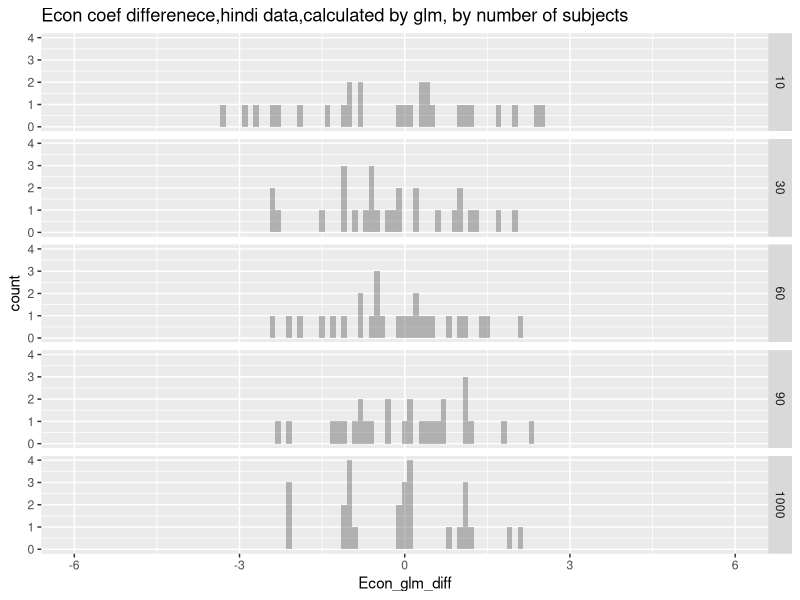
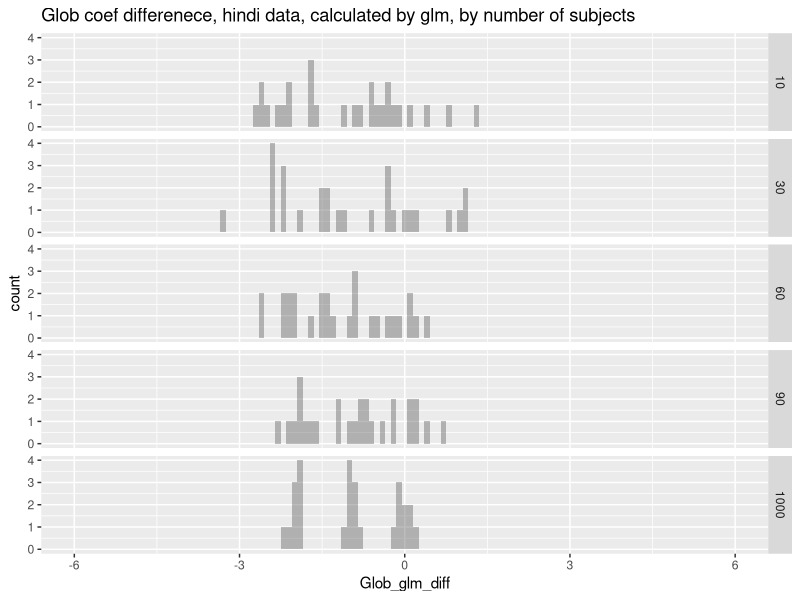
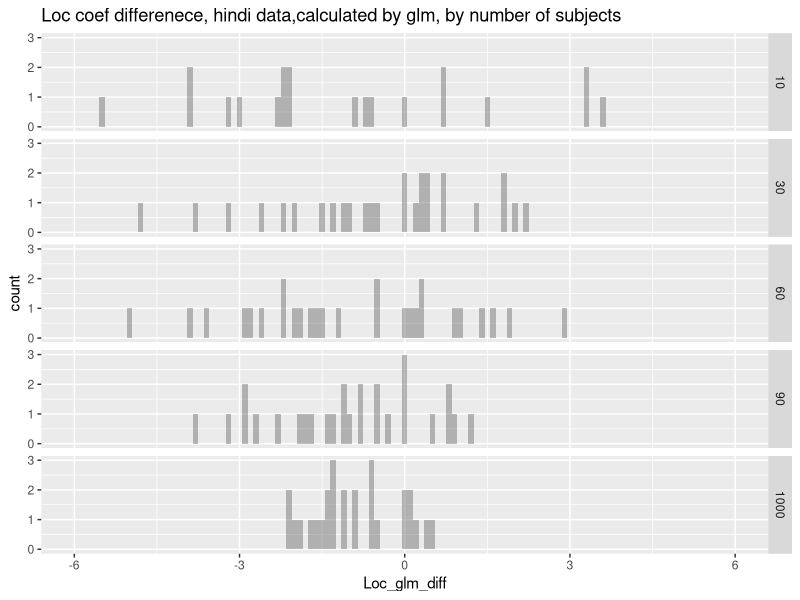
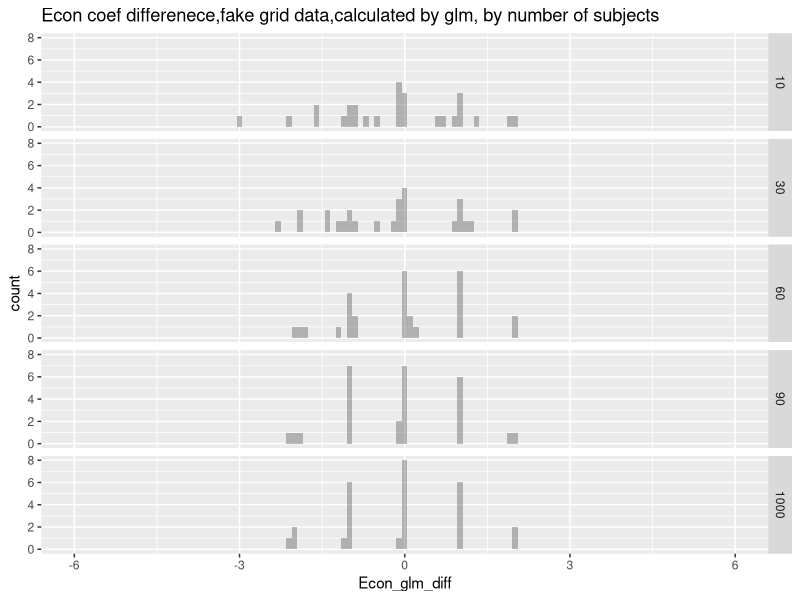
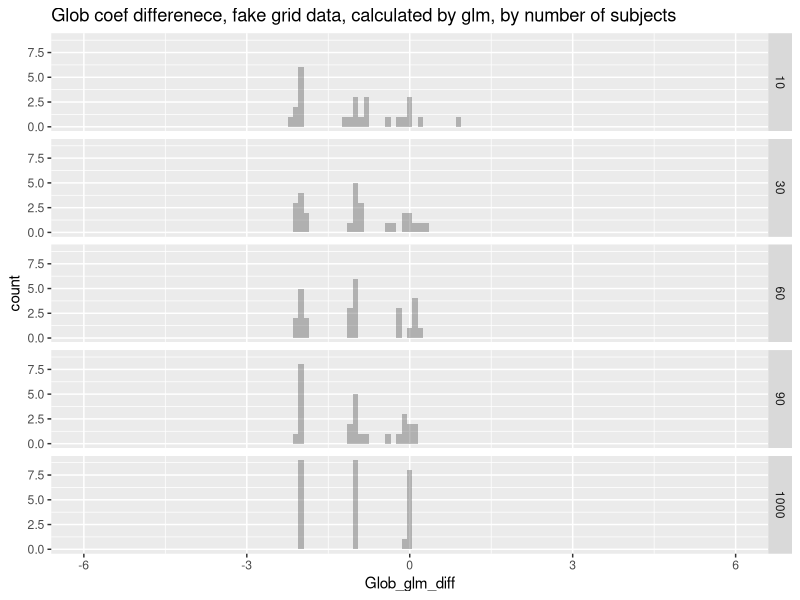
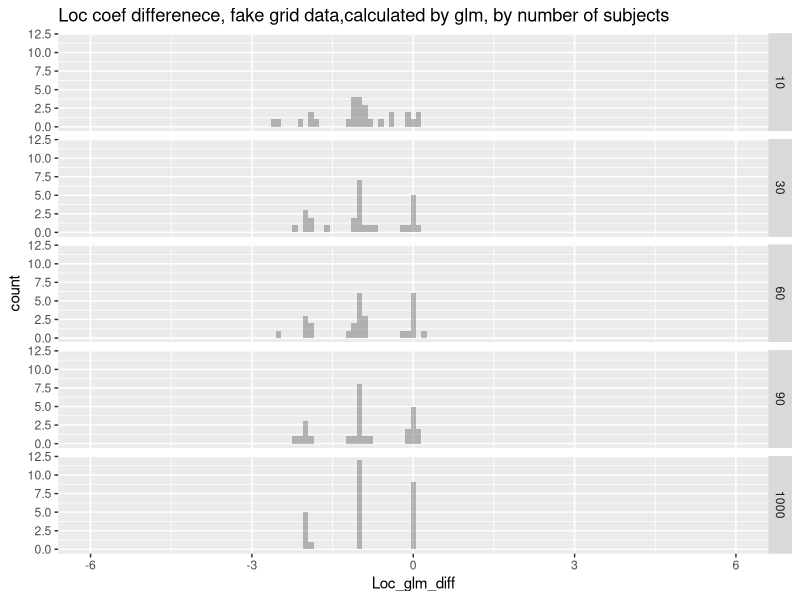

Source code (R) for these figures, in order:
## ---- chunk 1
knitr::opts_chunk$set(echo=FALSE, warning=FALSE, message=FALSE)
## ---- chunk 2

#read in data and hard code number of subjects (specific to data instance)


hindi_dinst1<-readr::read_csv("corr_master_hindi_dinst1.csv")
  hindi_dinst1$numsubjs<-30
hindi_dinst2<-readr::read_csv("corr_master_hindi_dinst2.csv")
  hindi_dinst2$numsubjs<-30
hindi_dinst3<-readr::read_csv("corr_master_hindi_dinst3.csv")
  hindi_dinst3$numsubjs<-60
hindi_dinst4<-readr::read_csv("corr_master_hindi_dinst4.csv")
  hindi_dinst4$numsubjs <- 90
hindi_dinst5<-readr::read_csv("corr_master_hindi_dinst5.csv")
  hindi_dinst5$numsubjs<- 10
hindi_dinst6<-readr::read_csv("corr_master_hindi_dinst6.csv")
  hindi_dinst6$numsubjs<- 1000

  #skipping 2 so that have equal numbers of each 
hindi_for_hists<-dplyr::bind_rows(hindi_dinst1,
                                  hindi_dinst3,
                                  hindi_dinst4,
                                  hindi_dinst5,
                                  hindi_dinst6)


library(ggplot2)
Econ_hist <- ggplot2::ggplot(hindi_for_hists, aes(x = Econ_glm_diff)) +
  geom_histogram(binwidth = .1,position="identity", alpha = 0.4)+
  scale_x_continuous(limits = c(-6,6))+
  ggtitle("Econ coef differenece,hindi data,calculated by glm, by number of subjects")+
  facet_grid(numsubjs ~ .)
Econ_hist


Glob_hist <- ggplot2::ggplot(hindi_for_hists, aes(x = Glob_glm_diff)) +
  geom_histogram(binwidth = .1,position="identity", alpha = 0.4)+
  scale_x_continuous(limits = c(-6,6))+
  ggtitle("Glob coef differenece, hindi data, calculated by glm, by number of subjects")+
  facet_grid(numsubjs ~ .)
Glob_hist

Loc_hist <- ggplot2::ggplot(hindi_for_hists, aes(x = Loc_glm_diff)) +
  geom_histogram(binwidth = .1,position="identity", alpha = 0.4)+
  scale_x_continuous(limits = c(-6,6))+
  ggtitle("Loc coef differenece, hindi data,calculated by glm, by number of subjects")+
  facet_grid(numsubjs ~ .)
Loc_hist

## ---- chunk 3
fake_grid_dinst1<-readr::read_csv("corr_master_fake_grid_dinst1.csv")
    fake_grid_dinst1$numsubjs  <-30
fake_grid_dinst2<-readr::read_csv("corr_master_fake_grid_dinst2.csv")
    fake_grid_dinst2$numsubjs  <-60
fake_grid_dinst3<-readr::read_csv("corr_master_fake_grid_dinst3.csv")
    fake_grid_dinst3$numsubjs  <-90
fake_grid_dinst4<-readr::read_csv("corr_master_fake_grid_dinst4.csv")
    fake_grid_dinst4$numsubjs <- 10
fake_grid_dinst5<-readr::read_csv("corr_master_fake_grid_dinst5.csv")
    fake_grid_dinst5$numsubjs <- 1000

fake_grid_for_hists<-dplyr::bind_rows(fake_grid_dinst1,
                                      fake_grid_dinst2,
                                      fake_grid_dinst3,
                                      fake_grid_dinst4,
                                      fake_grid_dinst5)

library(ggplot2)

Econ_hist <- ggplot2::ggplot(fake_grid_for_hists, aes(x = Econ_glm_diff)) +
  geom_histogram(binwidth = .1,position="identity", alpha = 0.4)+
  scale_x_continuous(limits = c(-6,6))+
  ggtitle("Econ coef differenece,fake grid data,calculated by glm, by number of subjects")+
  facet_grid(numsubjs ~ .)
Econ_hist


Glob_hist <- ggplot2::ggplot(fake_grid_for_hists, aes(x = Glob_glm_diff)) +
  geom_histogram(binwidth = .1,position="identity", alpha = 0.4)+
  scale_x_continuous(limits = c(-6,6))+
  ggtitle("Glob coef differenece, fake grid data, calculated by glm, by number of subjects")+
  facet_grid(numsubjs ~ .)
Glob_hist

Loc_hist <- ggplot2::ggplot(fake_grid_for_hists, aes(x = Loc_glm_diff)) +
  geom_histogram(binwidth = .1,position="identity", alpha = 0.4)+
  scale_x_continuous(limits = c(-6,6))+
  ggtitle("Loc coef differenece, fake grid data,calculated by glm, by number of subjects")+
  facet_grid(numsubjs ~ .)
Loc_hist



